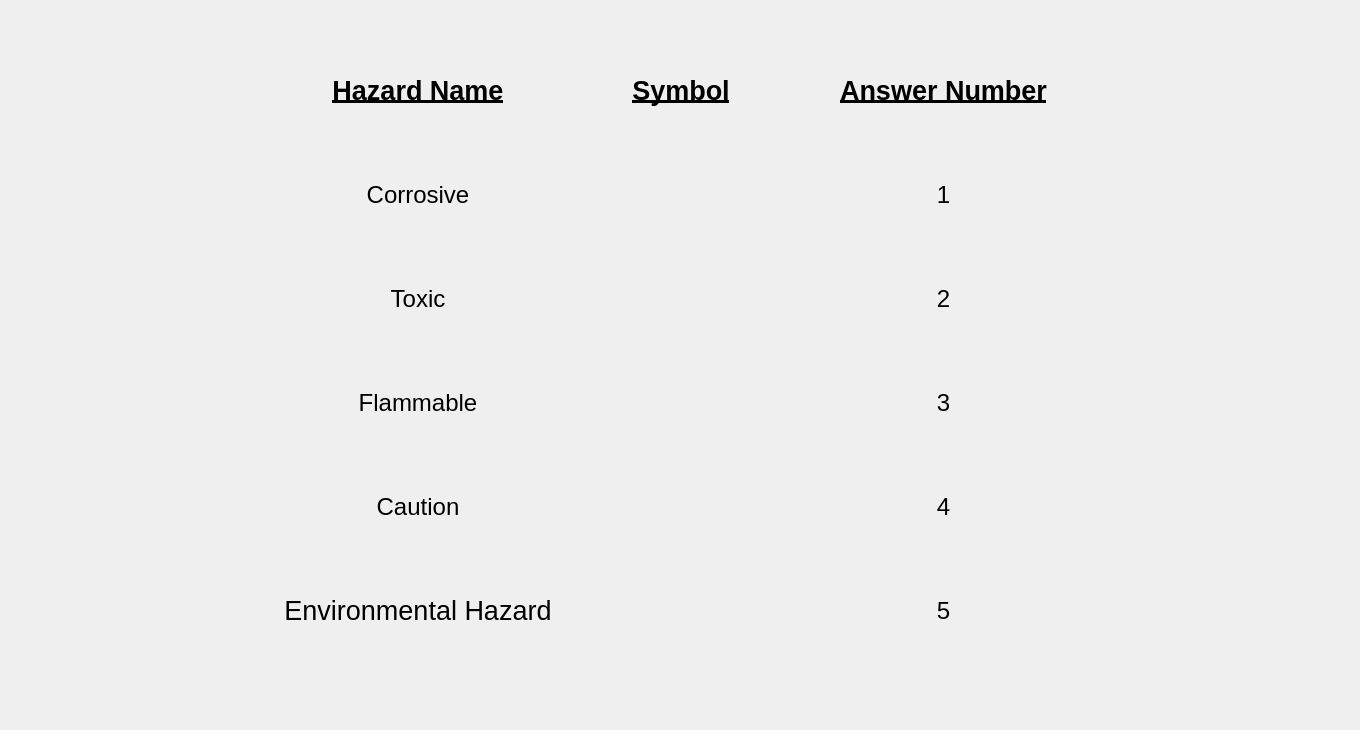
      <widget class="QWidget" name="hazard_symbol_window">
       <widget class="QWidget" name="layoutWidget_6">
        <property name="geometry">
         <rect>
          <x>10</x>
          <y>-10</y>
          <width>1341</width>
          <height>721</height>
         </rect>
        </property>
        <layout class="QGridLayout" name="hazard_grid_4" columnstretch="2,0,2">
         <property name="leftMargin">
          <number>200</number>
         </property>
         <property name="topMargin">
          <number>50</number>
         </property>
         <property name="rightMargin">
          <number>200</number>
         </property>
         <property name="bottomMargin">
          <number>50</number>
         </property>
         <property name="horizontalSpacing">
          <number>6</number>
         </property>
         <property name="verticalSpacing">
          <number>3</number>
         </property>
         <item row="3" column="1">
          <widget class="QLabel" name="sym_21">
           <property name="font">
            <font>
             <pointsize>20</pointsize>
            </font>
           </property>
           <property name="text">
            <string/>
           </property>
           <property name="pixmap">
            <pixmap>images/coshhflammable.jpg</pixmap>
           </property>
           <property name="scaledContents">
            <bool>true</bool>
           </property>
           <property name="alignment">
            <set>Qt::AlignCenter</set>
           </property>
          </widget>
         </item>
         <item row="5" column="0">
          <widget class="QLabel" name="sym_5_name_5">
           <property name="font">
            <font>
             <pointsize>20</pointsize>
            </font>
           </property>
           <property name="text">
            <string>Environmental Hazard</string>
           </property>
           <property name="alignment">
            <set>Qt::AlignCenter</set>
           </property>
          </widget>
         </item>
         <item row="0" column="0">
          <widget class="QLabel" name="haz_title_4">
           <property name="palette">
            <palette>
             <active/>
             <inactive/>
             <disabled/>
            </palette>
           </property>
           <property name="font">
            <font>
             <pointsize>20</pointsize>
             <weight>75</weight>
             <italic>false</italic>
             <bold>true</bold>
             <underline>true</underline>
            </font>
           </property>
           <property name="text">
            <string>Hazard Name</string>
           </property>
           <property name="alignment">
            <set>Qt::AlignCenter</set>
           </property>
          </widget>
         </item>
         <item row="2" column="1">
          <widget class="QLabel" name="sym_22">
           <property name="font">
            <font>
             <pointsize>20</pointsize>
            </font>
           </property>
           <property name="text">
            <string/>
           </property>
           <property name="pixmap">
            <pixmap>images/coshhtoxic.jpg</pixmap>
           </property>
           <property name="scaledContents">
            <bool>true</bool>
           </property>
           <property name="alignment">
            <set>Qt::AlignCenter</set>
           </property>
           <property name="wordWrap">
            <bool>true</bool>
           </property>
          </widget>
         </item>
         <item row="4" column="0">
          <widget class="QLabel" name="sym_4_name_5">
           <property name="font">
            <font>
             <pointsize>18</pointsize>
            </font>
           </property>
           <property name="text">
            <string>Caution</string>
           </property>
           <property name="alignment">
            <set>Qt::AlignCenter</set>
           </property>
          </widget>
         </item>
         <item row="4" column="1">
          <widget class="QLabel" name="sym_23">
           <property name="font">
            <font>
             <pointsize>20</pointsize>
            </font>
           </property>
           <property name="text">
            <string/>
           </property>
           <property name="pixmap">
            <pixmap>images/coshhcaution.jpg</pixmap>
           </property>
           <property name="scaledContents">
            <bool>true</bool>
           </property>
           <property name="alignment">
            <set>Qt::AlignCenter</set>
           </property>
          </widget>
         </item>
         <item row="0" column="1">
          <widget class="QLabel" name="sym_title_4">
           <property name="font">
            <font>
             <pointsize>20</pointsize>
             <weight>75</weight>
             <bold>true</bold>
             <underline>true</underline>
            </font>
           </property>
           <property name="text">
            <string>Symbol</string>
           </property>
           <property name="alignment">
            <set>Qt::AlignCenter</set>
           </property>
          </widget>
         </item>
         <item row="1" column="2">
          <widget class="QLabel" name="sym_1_ans_5">
           <property name="font">
            <font>
             <pointsize>18</pointsize>
            </font>
           </property>
           <property name="text">
            <string>1</string>
           </property>
           <property name="alignment">
            <set>Qt::AlignCenter</set>
           </property>
          </widget>
         </item>
         <item row="2" column="2">
          <widget class="QLabel" name="sym_2_ans_5">
           <property name="font">
            <font>
             <pointsize>18</pointsize>
            </font>
           </property>
           <property name="text">
            <string>2</string>
           </property>
           <property name="alignment">
            <set>Qt::AlignCenter</set>
           </property>
          </widget>
         </item>
         <item row="4" column="2">
          <widget class="QLabel" name="sym_4_ans_4">
           <property name="font">
            <font>
             <pointsize>18</pointsize>
            </font>
           </property>
           <property name="text">
            <string>4</string>
           </property>
           <property name="alignment">
            <set>Qt::AlignCenter</set>
           </property>
          </widget>
         </item>
         <item row="1" column="1">
          <widget class="QLabel" name="sym_24">
           <property name="sizePolicy">
            <sizepolicy hsizetype="Expanding" vsizetype="Preferred">
             <horstretch>0</horstretch>
             <verstretch>0</verstretch>
            </sizepolicy>
           </property>
           <property name="minimumSize">
            <size>
             <width>0</width>
             <height>0</height>
            </size>
           </property>
           <property name="font">
            <font>
             <pointsize>20</pointsize>
            </font>
           </property>
           <property name="text">
            <string/>
           </property>
           <property name="pixmap">
            <pixmap>images/coshhcorrosive.jpg</pixmap>
           </property>
           <property name="scaledContents">
            <bool>true</bool>
           </property>
           <property name="alignment">
            <set>Qt::AlignCenter</set>
           </property>
           <property name="wordWrap">
            <bool>false</bool>
           </property>
          </widget>
         </item>
         <item row="3" column="2">
          <widget class="QLabel" name="sym_3_ans_7">
           <property name="font">
            <font>
             <pointsize>18</pointsize>
            </font>
           </property>
           <property name="text">
            <string>3</string>
           </property>
           <property name="alignment">
            <set>Qt::AlignCenter</set>
           </property>
          </widget>
         </item>
         <item row="3" column="0">
          <widget class="QLabel" name="sym_3_name_5">
           <property name="font">
            <font>
             <pointsize>18</pointsize>
            </font>
           </property>
           <property name="text">
            <string>Flammable</string>
           </property>
           <property name="alignment">
            <set>Qt::AlignCenter</set>
           </property>
          </widget>
         </item>
         <item row="5" column="1">
          <widget class="QLabel" name="sym_25">
           <property name="font">
            <font>
             <pointsize>20</pointsize>
            </font>
           </property>
           <property name="text">
            <string/>
           </property>
           <property name="pixmap">
            <pixmap>images/coshhenvironment.jpg</pixmap>
           </property>
           <property name="scaledContents">
            <bool>true</bool>
           </property>
           <property name="alignment">
            <set>Qt::AlignCenter</set>
           </property>
          </widget>
         </item>
         <item row="2" column="0">
          <widget class="QLabel" name="sym_2_name_5">
           <property name="font">
            <font>
             <pointsize>18</pointsize>
            </font>
           </property>
           <property name="text">
            <string>Toxic</string>
           </property>
           <property name="alignment">
            <set>Qt::AlignCenter</set>
           </property>
          </widget>
         </item>
         <item row="1" column="0">
          <widget class="QLabel" name="sym_1_name_5">
           <property name="font">
            <font>
             <pointsize>18</pointsize>
            </font>
           </property>
           <property name="text">
            <string>Corrosive</string>
           </property>
           <property name="alignment">
            <set>Qt::AlignCenter</set>
           </property>
          </widget>
         </item>
         <item row="5" column="2">
          <widget class="QLabel" name="sym_5_ans_4">
           <property name="font">
            <font>
             <pointsize>18</pointsize>
            </font>
           </property>
           <property name="text">
            <string>5</string>
           </property>
           <property name="alignment">
            <set>Qt::AlignCenter</set>
           </property>
          </widget>
         </item>
         <item row="0" column="2">
          <widget class="QLabel" name="ans_title_4">
           <property name="font">
            <font>
             <pointsize>20</pointsize>
             <weight>75</weight>
             <bold>true</bold>
             <underline>true</underline>
            </font>
           </property>
           <property name="text">
            <string>Answer Number</string>
           </property>
           <property name="alignment">
            <set>Qt::AlignCenter</set>
           </property>
          </widget>
         </item>
        </layout>
       </widget>
      </widget>
